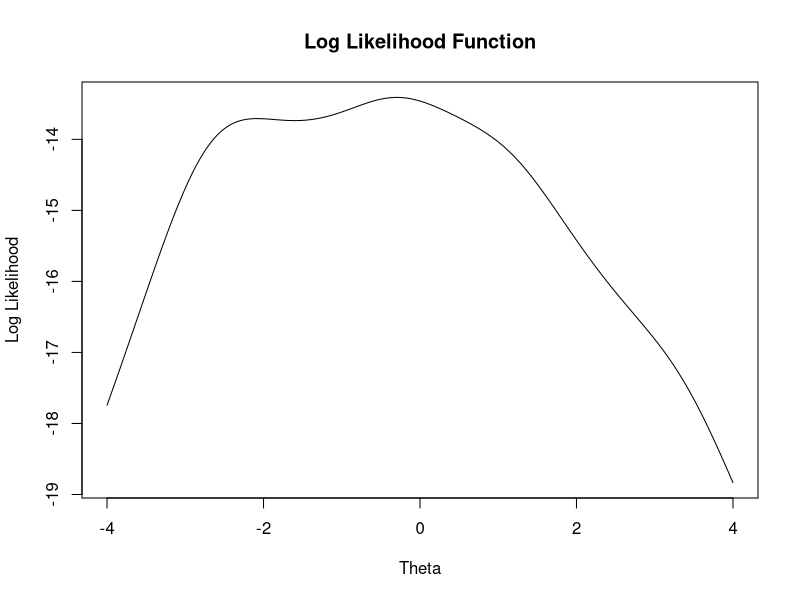
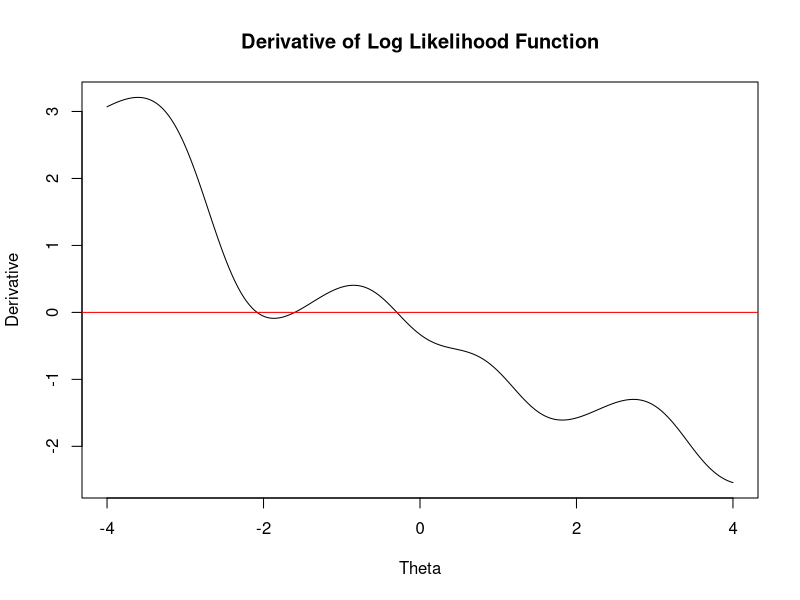
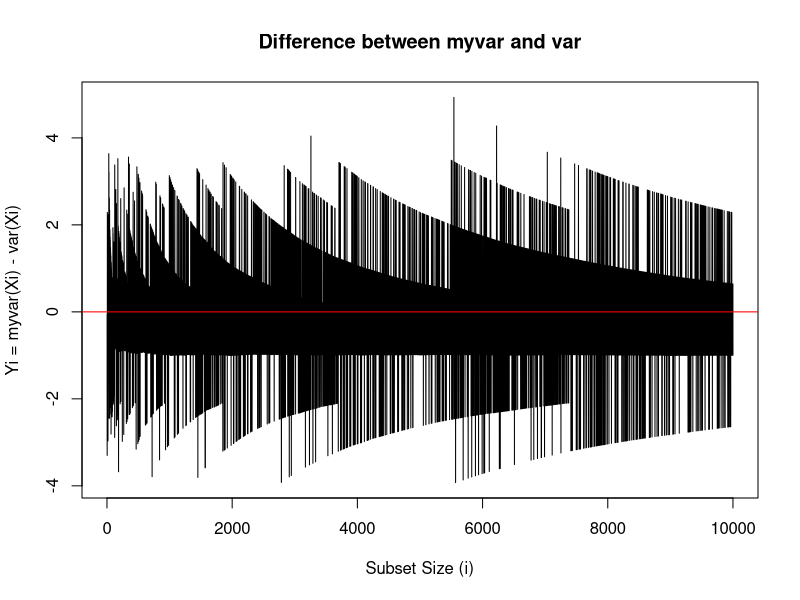
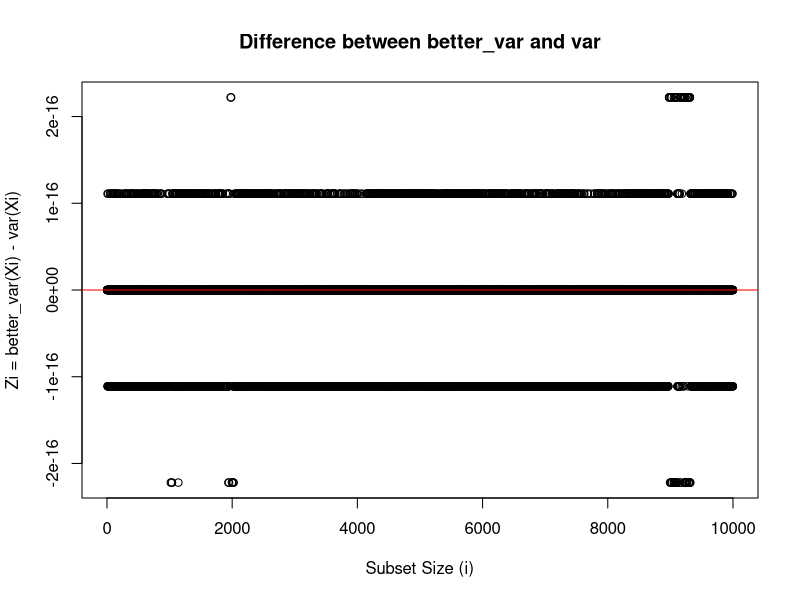

Source code (R) for these figures, in order:
## ---- chunk 1
knitr::opts_chunk$set(echo = TRUE)
## ---- chunk 2
x <- c(-2.8,3.4,1.2,-0.3,-2.6)

# Define the range of theta
theta <- seq(-4, 4, length.out = 1000)

# Define the log likelihood function
log_likelihood <- function(x, theta) {
  n <- length(x)
  return(-n * log(pi) - sum(log(1 + (x - theta)^2)))
}

# First derivative
derivative <- function(x, theta) {
  return(sum(2 * (x - theta) / (1 + (x - theta)^2)))
}

# Second derivative
derivative_second <- function(x, theta) {
  return(sum(2 * ((x - theta)^2 - 1) / (1 + (x - theta)^2)^2))
}

# Calculate the log likelihood and its derivative for each theta
log_likelihood_values <- sapply(theta, log_likelihood, x = x)
derivative_values <- sapply(theta, derivative, x = x)

# Plot the log likelihood function
plot(theta, log_likelihood_values, type = "l", main = "Log Likelihood Function", xlab = "Theta", ylab = "Log Likelihood")
abline(h = 0, col = "red")

# Plot the derivative of the log likelihood function
plot(theta, derivative_values, type = "l", main = "Derivative of Log Likelihood Function", xlab = "Theta", ylab = "Derivative")
abline(h = 0, col = "red")

## ---- chunk 3
# Newton Raphson function
newton_raphson <- function (x, inital_theta) {
  tol <- 1e-6
  new_theta <- inital_theta
  #old_theta <- inital_theta + 2
  #while ( abs(new_theta - old_theta) > tol) {
  #  old_theta <- new_theta
  #  new_theta <- old_theta - derivative(x, old_theta) / (derivative_second(x, old_theta) + 1e-6)
  #}
  ## Only perform 10000 loop to avoid the infinite loop when using while function
  for (i in 1:10000) {
    old_theta <- new_theta
    new_theta <- old_theta - derivative(x, old_theta) / (derivative_second(x, old_theta) + 1e-8)
    if ( abs(new_theta - old_theta) > tol ) {
      break
    }
  }
  #cat("The estimated theta is:", new_theta, "\n")
  return(new_theta)
}
## ---- chunk 4
newton_raphson(x, inital_theta = 0) 

newton_raphson(x, inital_theta = -1)

newton_raphson(x, inital_theta = -1.5)

newton_raphson(x, inital_theta = -2)

newton_raphson(x, inital_theta = 2)

log_likelihood(x, newton_raphson(x, inital_theta = 0))
## ---- chunk 5
multi_start_strategy <- function(x, num_starts, lower_bound, upper_bound) {
  set.seed(123)
  # Generate random starting values
  theta_initial_values <- seq(lower_bound, upper_bound, length.out = num_starts)
  # Apply newton_raphson method to each starting values
  theta_opt_values <- sapply(theta_initial_values, newton_raphson, x = x)

  # Evaluate the log_likelihood function at each optimized theta value
  log_likelihood_opt_values <- sapply(theta_opt_values, log_likelihood, x = x)

  # Find the theta value that gives the maximum log-likelihood
  theta_global_max <- theta_opt_values[which.max(log_likelihood_opt_values)]
  log_likelihood_max <- log_likelihood(x, theta_global_max)
  cat("The theta value that gives the global maximun of the log_likelihood function is: ", theta_global_max, "\n")
  cat("Global maximun of the log_likelihood function is: ", log_likelihood_max,"\n")
}
# Call the multi_start_strategy function 
multi_start_strategy(x, num_starts = 100, lower_bound = -4, upper_bound = 4)
## ---- chunk 6
myvar <- function(X) {
  if ( !is.vector(X) ) {
    stop("Argument x should be a vector of n observations")
  }
  n <- length(X)
  if ( n < 1) {
    stop("Argument X's size must be greater than 1 for variance estimation.")
  }

  sum_x_squared <- sum(X^2)
  sum_x <- sum(X)

  estimate_variance <- (1 / (n-1) ) * (sum_x_squared - ( 1 / n ) * sum_x^2)

  return(estimate_variance)
}
## ---- chunk 7
# Generate a vector x = (x1, . . . , x10000)
set.seed(123)
X <- rnorm(n = 10000, mean = 100000000, sd = sqrt(1))

## ---- chunk 8
# Compute the difference between myvar() and var()
Y <- numeric(10000)
for ( i in 1:length(X)) {
  diff <- myvar(X[1:i]) - var(X[1:i])
  Y[i] <- diff
}

# Plot the dependence Y on i
n <- 1:10000
plot(n, Y, type = "l", main = "Difference between myvar and var", xlab = "Subset Size (i)", ylab = "Yi = myvar(Xi) - var(Xi)")
abline(h = 0, col = "red")
## ---- chunk 9
# better implement a variance estimater using original formula
better_var <- function(X) {
  if ( !is.vector(X) ) {
    stop("Argument x should be a vector of n observations")
  }
  n <- length(X)
  if ( n < 1) {
    stop("Argument X's size must be greater than 1 for variance estimation.")
  }

  mean_x <- mean(X)
  estimate_variance <- sum((X - mean_x)^2) / (n-1)

  return(estimate_variance)
}

# Compute the difference between myvar() and var()
Z <- numeric(10000)
for ( i in 1:length(X)) {
  Z[i] <- better_var(X[1:i]) - var(X[1:i])
}

# Plot the Difference Z on i
plot(1:10000, Z, pch = 1, main = "Difference between better_var and var", xlab = "Subset Size (i)", ylab = "Zi = better_var(Xi) - var(Xi)")
abline(h = 0, col = "red")
